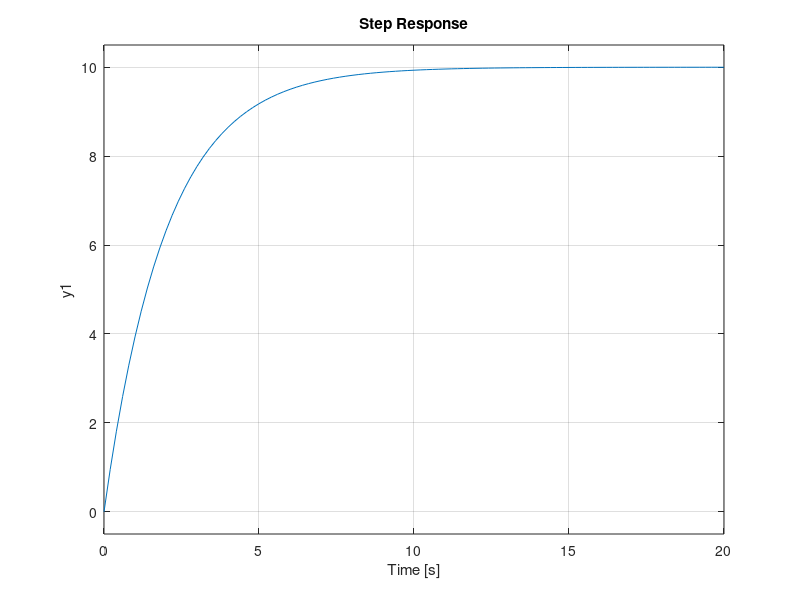
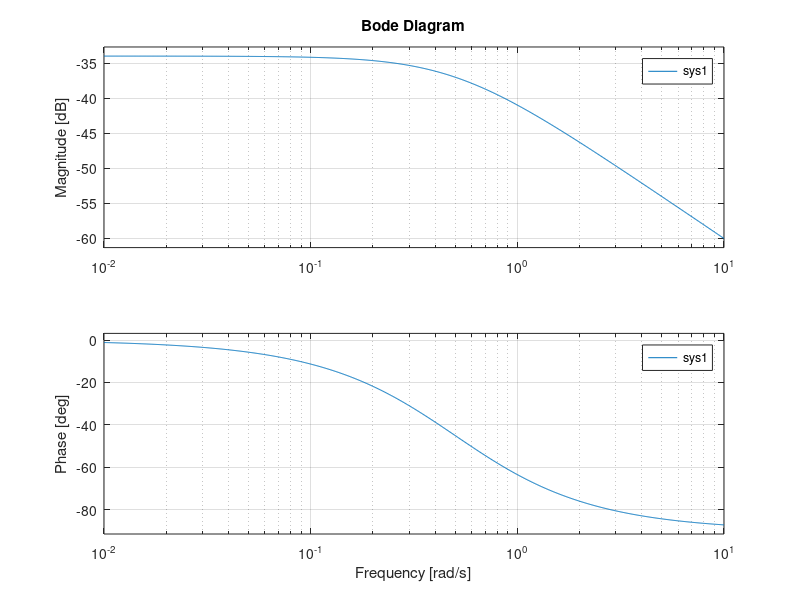
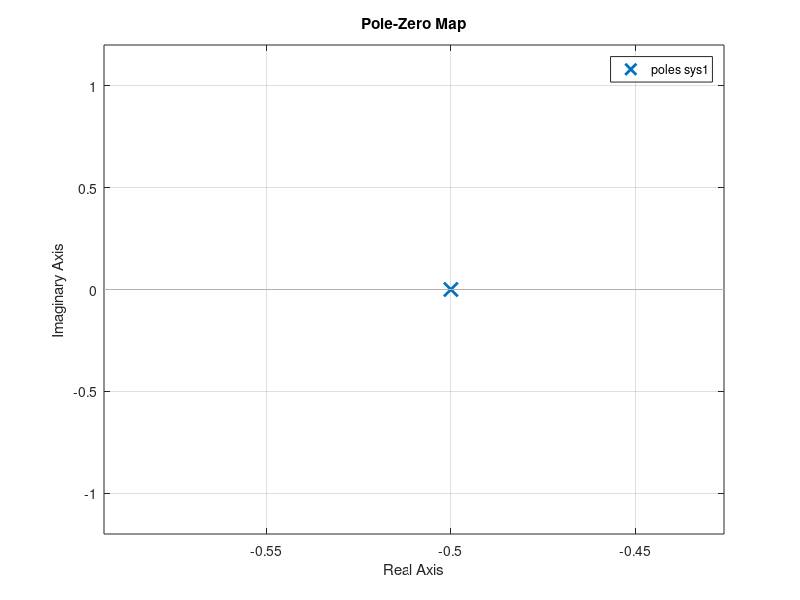
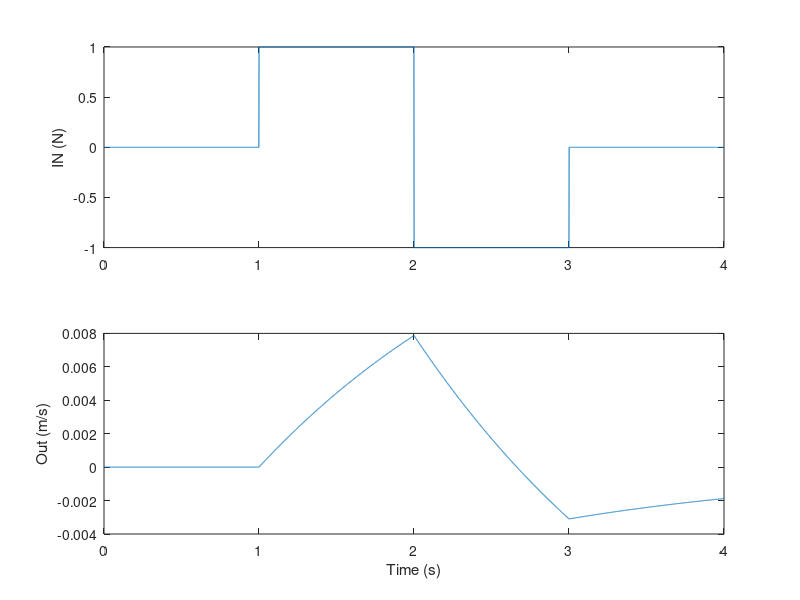

These charts were generated, in order, by the following MATLAB code:
% First-Order LTI System
%Cruise Control Example

clear;
close all;

m = 100; % kg
b = 50; % Ns/m

% Make and LTI system
num = 1/m;
den = [1 b/m];
sys1 = tf(num,den);

% now you can type 'sys1' to see the transfer funtion
sys1

% Look at the time response
figure(1)
step(500*sys1)

% Look at the freq. response (low pass filter)
figure(2);
bode(sys1)

% Where are the poles and zeros?
figure(3);
pzmap(sys1);

% use lsim for an arbitrary input
ttime = linspace(0,4,4000);
in = [zeros(1,1000) ones(1,1000) -1*ones(1,1000) zeros(1,1000)];

out = lsim(sys1,in,ttime);
figure(4);
subplot(211)
plot(ttime,in);
ylabel('IN (N)');
subplot(212)
plot(ttime,out);
ylabel('Out (m/s)');
xlabel('Time (s)');
